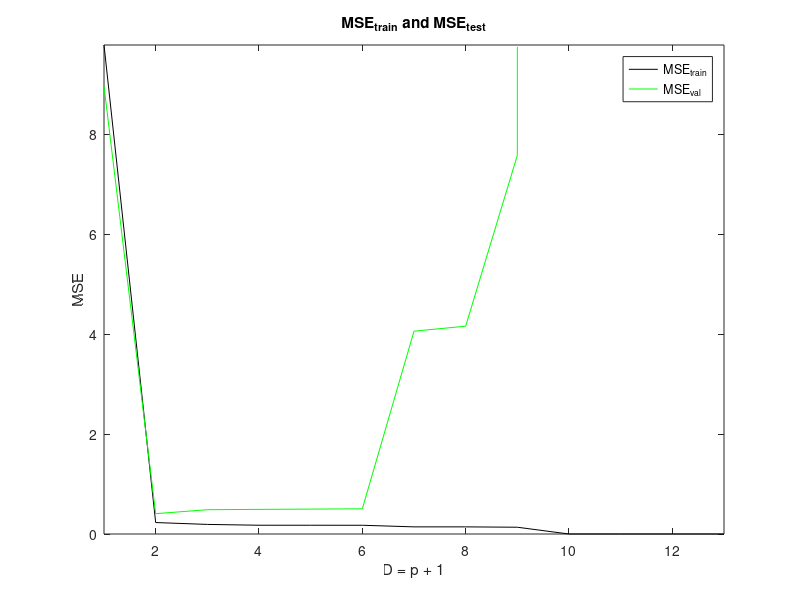

The MATLAB source for this figure:
function Task2_b
% MP1 Task 2. (b)
% run this code by simply typing Task2_b in the workspace.
% The task1.mat dataset is used.
% The objective is to evaluate the variation of the Mean Square Error for
% the training and testing samples versus generated models using feature
% vectors that result models of the order p = 0 to p = 12.
% At the end a plot prompts two curves, shaped according to 13 models.
% Note: Models are trained using 10 samples of the dataset.
%       and the 990 remaining samples comprise the validation set.

% Author: Maryam Najafi
% Created Date: Mar 9, 2016

clc
clear all
close all

load ('task1.mat');

% record MSE_train and MSE_val to plot after the loop
% global variables
global MSE_train;
global MSE_val;

% initialization given the problem's requirements
N =  length(x); % the first N samples from the dataset (1000 in task1.mat)
x_train_length = 10; % e.g. 10
x_val_length = N - x_train_length; % e.g. 990
D = 12; % In this assignment p increases up to D = 12

        
%% 1. create datasets
% 1_1. create a training dataset
x_samples_train = x(1:x_train_length);
t_samples_train = t(1:x_train_length);

% 1_2. create a validation dataset
x_samples_val = x(x_train_length + 1:N);
t_samples_val = t(x_train_length + 1:N);

for p = 0 : D
    %% 2. create the model
    
    % 2_1. create the matrix X (input data to the model)
    % if the order of the model is p = 1 for instance, X is N x 2. (p + 1 = 2)
    % for 10 samples X is 10 by 1 if p is 0 and all its elements are 1 bcz. in
    % a polynomial x^0 is the 0th order which is 1. (y_n = w0*1 + w1*x_n + w2*x_n^2)
    X_train = ones(x_train_length, 1); % the first element of the polynomial
    for j = 1: p
        X_train = [X_train x_samples_train.^j]; % (X.^j: raise each element of X to the power of j.
    end
    
    % 2_2. create the matrix of input to model for the validation set
    X_val = ones(x_val_length, 1); % the first element of the polynomial
    for j = 1: p
        X_val = [X_val x_samples_val.^j]; % (X.^j: raise each element of X to the power of j.
    end
    
    % 2_3. calculate w_MLE
    % for the order p equals to 1 for instance, the dimension of w_MLE is 2x1.
    % (p + 1) = 2 where p = 1;
    w_MLE = pinv(X_train) * t_samples_train;
    
    
    %% 3. calculate the MSE_train and MSE_val
    
    % 3_1. MSE_train: Mean Square Error over the training data (10 samples)
    % Based on the notes (|| t - X*w||^2)/N
    MSE_t = norm(t_samples_train - X_train * w_MLE, 2)^2 / x_train_length;
    record(MSE_t, 'train');
    
    % 3_2. MSE_val: Mean Square Error over the hold-out data (990 samples)
    MSE_v = norm(t_samples_val - X_val * w_MLE, 2)^2 / x_val_length;
    record(MSE_v, 'val');
    
end

%% 4. plot
x_axis = (1:13);
plot (x_axis, MSE_train, 'Color', 'k');
axis ([1 13 0 inf]);
xlabel('D = p + 1'); ylabel('MSE');
title(sprintf('MSE_{train} and MSE_{test}'));
hold on

plot (x_axis, MSE_val, 'Color' , 'g');
legend('MSE_{train}', 'MSE_{val}');
legend('show');


end

function record(argin, argin_2)
global MSE_train;
global MSE_val;
%fprintf('MSE is %d, for the %s dataset \n', argin, argin_2);
if strcmp (argin_2, 'train')
    MSE_train = [MSE_train argin];
else
    MSE_val = [MSE_val argin];
    
end
end